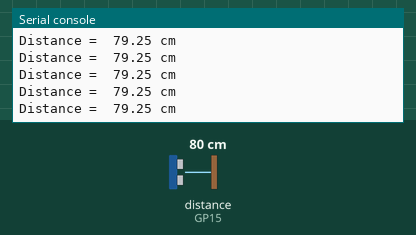
This program was run on a simulated Raspberry Pi Pico running MicroPython. Shown: the last lines printed to the serial console. Inputs (shaded band) come from the test bench; at power-on: distance to the obstacle (sensor on GP15) 80 cm. The echo pulse lasts 58.3 µs per cm.

Above: at 1.2 s.
1.3 s: distance to the obstacle (sensor on GP15) set to 2 cm
At 1.38 s:
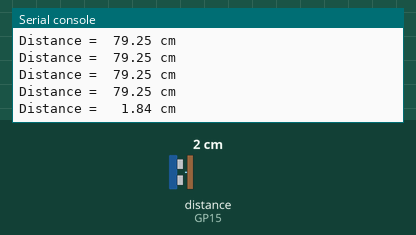
2.8 s: distance to the obstacle (sensor on GP15) set to 120 cm
At 2.9 s:
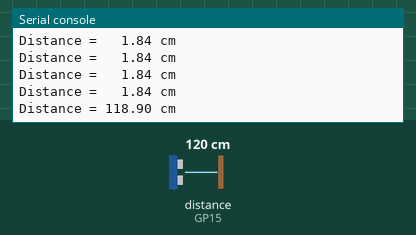

Measured:
- after the input at 1.3 s, the serial console: prints a new line after 0.08 s (image 1)
- after the input at 2.8 s, the serial console: prints a new line after 0.10 s (image 2)

The program:

UltraSonicTest.py
```python
from time import sleep

from picogo.UltraSonic import UltraSonic

if __name__ is '__main__':
    ultraSonic = UltraSonic()

    while True:
        dist = ultraSonic.distance()
        print( f"Distance = {dist:6.2f} cm" )
        sleep( 0.1)
    pass
pass
```

UltraSonic.py
```python
from machine import Pin
from time import sleep, sleep_us, ticks_us

from picogo.CurrentTime import curr_time_mili

class UltraSonic :

    def __init__( self ) :
        self.echo = Pin(15, Pin.IN)
        self.trig = Pin(14, Pin.OUT)

        self.trig.value(0)
        self.echo.value(0)
    pass

    def distance( self ):
        return self.obstacle_distance()
    pass

    def obstacle_distance( self ) :
        echo = self.echo
        trig = self.trig

        trig.value(1)
        sleep_us( 10 )
        trig.value(0)

        while echo.value() == 0 :
            pass

        then = ticks_us()

        while echo.value() == 1 :
            pass

        now = ticks_us()

        distance= (now - then)*0.017

        return distance
    pass

pass
```

CurrentTime.py
```python
import time

def current_time_mili():
    return round(time.time() * 1000)
pass

def curr_time_mili():
    return current_time_mili()
pass

if __name__== '__main__' :
    print( 'Hello World!' )

    print( f"curr time = {current_time_mili()}" )

    time.sleep( 1 )

    print( f"curr time = {curr_time_mili()}" )

pass
```
